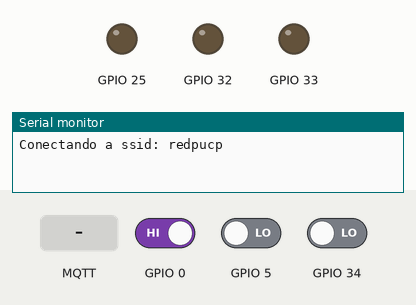
Recording of a program running on a simulated ESP32. Shown: output pins drawn as LEDs (lit = HIGH), the last lines printed to the serial monitor. The inputs (shaded band) are chosen by the test bench; at power-on: GPIO 0 HIGH, GPIO 5 LOW, GPIO 34 LOW. No MQTT or app messages arrive unless stated.

Above: at 0.1 s.
At 1.65 s:
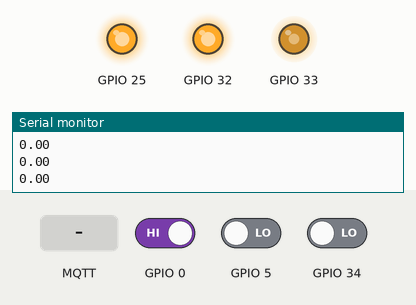
At 2.7 s:
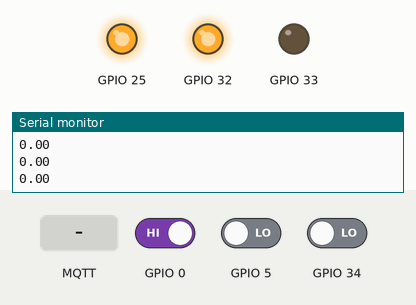
2.8 s: GPIO 0 driven LOW
13.0 s: MQTT message "1" arrives on the first subscribed topic
23.0 s: MQTT message "on" arrives on the first subscribed topic
33.0 s: MQTT message "off" arrives on the first subscribed topic
Timing chart, 0 to 36.0 s (numbered marks = the images above; inputs shaded):
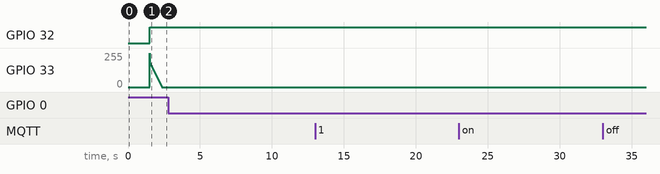

The program:

main.cpp
```cpp
#include <Arduino.h>
#include <XSpaceV2.h>

XSpaceV2Board mcu;
XSpaceControl controlador;

double vel_ref = 0;
// dato que recibo
double pos_ref = 90;
// dato que envio
double mqttpos = 0;
char buffer[50];

void Mqtt_Callback(char *topic, byte *payload, unsigned int length)
{
  String incoming = "";
  Serial.print("mensaje recibido desde -> ");
  Serial.println(topic);

  for (int i = 0; (i < length); i++)
  {
    incoming = incoming + (char)payload[i];
  }
  Serial.println("mensaje -> " + incoming);
  pos_ref = incoming.toDouble();
}

void ControlPosicion(void *pvParameters)
{
  double pos_real, vel_sp;
  while (1)
  {
    pos_real = mcu.GetEncoderPosition(DEGREES);
    vel_ref = (pos_ref - pos_real) * 2.5;
    Serial.println(pos_real);
    vTaskDelay(20);
  }
}

void ControlVelocidad(void *pvParameters)
{
  double uk, ek, vel;
  double uk_1 = 0, ek_1 = 0;

  mcu.DRV8837_Wake();

  while (1)
  {
    vel = mcu.GetEncoderSpeed(DEGREES_PER_SECOND);

    ek = vel_ref - vel;
    // mi motor xspace
    uk = 0.006395 * ek - 0.006205 * ek_1 + uk_1;
    // motor lab
    // uk=0.02011*ek-0.01911*ek_1+uk_1;
    ek_1 = ek;
    uk_1 = uk;

    mcu.DRV8837_Voltage(uk);

    // Serial.print("valor de control: ");
    // Serial.println(uk);

    // Serial.print("velocidad: ");
    // Serial.println(vel);

    vTaskDelay(10); // espera de 10ms que es el tiempo de muestreo T
  }
}

void ComunicacionMqtt(void *pvParameters)
{
  while (1)
  {
    if (!mcu.Mqtt_IsConnected())
    {
      mcu.Mqtt_Connect("SoyLeo", "user", "psw");
      mcu.Mqtt_Suscribe("xspacev2/orden");
    }

    if (mcu.Mqtt_IsConnected())
    {

      if (mcu.sw1_presionado())
      {
        Serial.println("presionado 1");
        mqttpos += 45;
      }

      if (mcu.sw2_presionado())
      {
        Serial.println("presionado 2");
        mqttpos -= 45;
      }

      ((String)mqttpos).toCharArray(buffer, 10);
      mcu.Mqtt_Publish("xspacev2/leo/pos", buffer);
      vTaskDelay(10000); // cada segundo se hace esta tarea
    }
    mcu.Mqtt_KeepAlive();
  }
  vTaskDelete(NULL);
}

void setup()
{
  Serial.begin(115200);
  mcu.SerialInfo(true); // habilita enviar por monitor serial
  // resolucion del encoder+reduccionEngranaje
  mcu.init(20000, 960); // para pwm de motor
  // resoluacion motor lab=1280
  // resolucion motor xspace=960

  // mcu.Wifi_init("OozmaKappa", "Ax3dr315");
  mcu.Wifi_init("redpucp", "C9AA28BA93");
  mcu.Mqtt_init("34.95.131.183", 1883);

  // crear tareas
  xTaskCreatePinnedToCore(ControlVelocidad, "", 4000, NULL, 1, NULL, 0);
  xTaskCreatePinnedToCore(ControlPosicion, "", 4000, NULL, 2, NULL, 0);
  xTaskCreatePinnedToCore(ComunicacionMqtt, "", 4000, NULL, 3, NULL, 0);
}

void loop()
{
}
```
